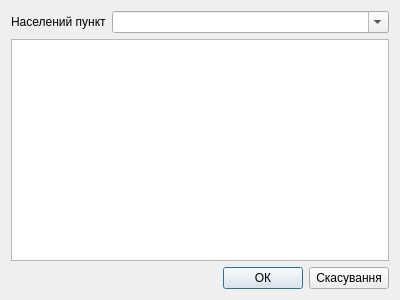
<?xml version="1.0" encoding="UTF-8"?>
<ui version="4.0">
 <class>OfficeSearch</class>
 <widget class="QDialog" name="OfficeSearch">
  <property name="geometry">
   <rect>
    <x>0</x>
    <y>0</y>
    <width>400</width>
    <height>300</height>
   </rect>
  </property>
  <property name="windowTitle">
   <string>Пошук відділення</string>
  </property>
  <layout class="QGridLayout" name="gridLayout">
   <item row="0" column="0">
    <layout class="QFormLayout" name="formLayout_2">
     <property name="formAlignment">
      <set>Qt::AlignLeading|Qt::AlignLeft|Qt::AlignVCenter</set>
     </property>
     <item row="0" column="0">
      <widget class="QLabel" name="lLoc">
       <property name="text">
        <string>Населений пункт</string>
       </property>
      </widget>
     </item>
     <item row="0" column="1">
      <widget class="QComboBox" name="cmbLoc">
       <property name="editable">
        <bool>true</bool>
       </property>
      </widget>
     </item>
    </layout>
   </item>
   <item row="1" column="0">
    <widget class="QTableView" name="tvwOfc"/>
   </item>
   <item row="2" column="0">
    <layout class="QHBoxLayout" name="horizontalLayout">
     <item>
      <widget class="QLabel" name="lCurrentOffice">
       <property name="text">
        <string/>
       </property>
      </widget>
     </item>
     <item>
      <spacer name="horizontalSpacer">
       <property name="orientation">
        <enum>Qt::Horizontal</enum>
       </property>
       <property name="sizeHint" stdset="0">
        <size>
         <width>40</width>
         <height>20</height>
        </size>
       </property>
      </spacer>
     </item>
     <item>
      <widget class="QPushButton" name="pbOK">
       <property name="text">
        <string>ОК</string>
       </property>
       <property name="default">
        <bool>true</bool>
       </property>
      </widget>
     </item>
     <item>
      <widget class="QPushButton" name="pbCancel">
       <property name="text">
        <string>Скасування</string>
       </property>
      </widget>
     </item>
    </layout>
   </item>
  </layout>
 </widget>
 <resources/>
 <connections/>
</ui>
